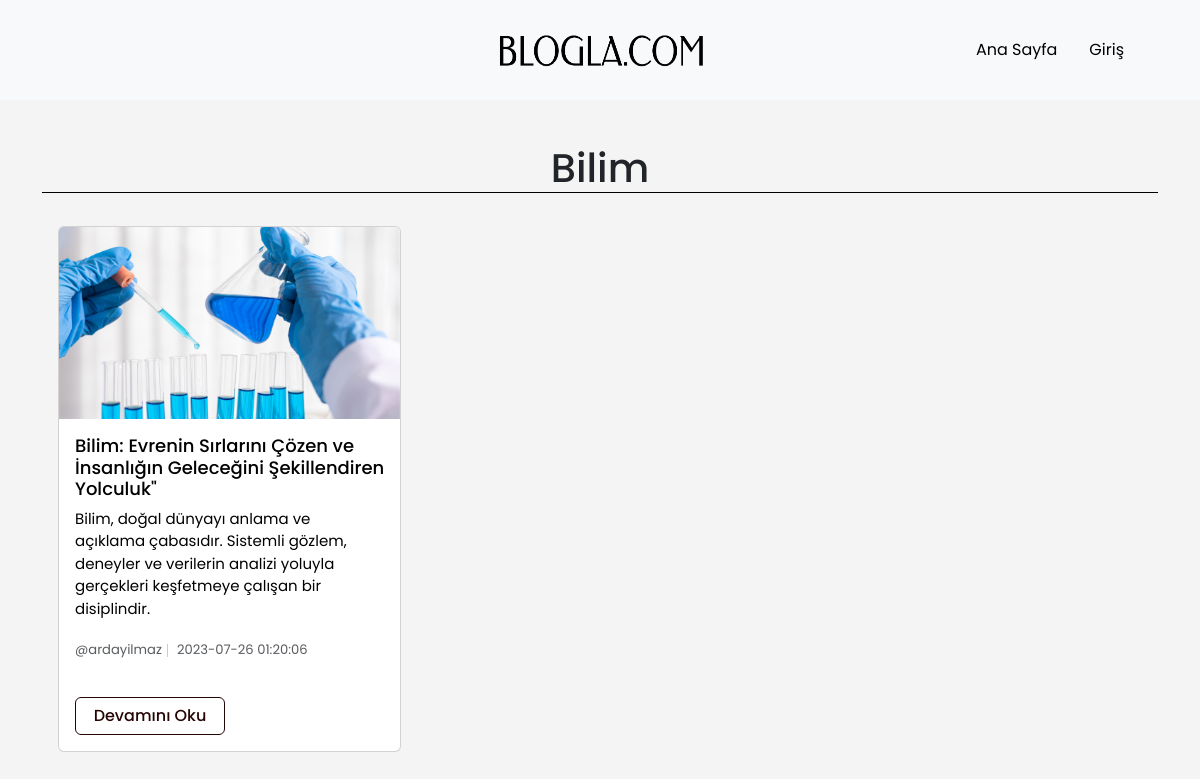
Screenshot of /pages/kategori.php?kategori_id=1 with the database file from the repository.
### tables this page shows
CREATE TABLE `kategori` (
  `kategori_id` int(11) NOT NULL,
  `kategori_ad` varchar(30) NOT NULL
);

CREATE TABLE `blog_yazi` (
  `icerik_id` int(11) NOT NULL,
  `baslik` varchar(80) NOT NULL,
  `icerik` text NOT NULL,
  `aciklama` text NOT NULL,
  `dosya` varchar(355) NOT NULL,
  `kategori` int(11) NOT NULL,
  `yayinlanma_tarihi` datetime NOT NULL DEFAULT current_timestamp(),
  `yazar` varchar(50) NOT NULL,
  `yayinlayan_kullanici` int(11) NOT NULL
);

### pages/kategori.php (the view, shortened to what this page needs)
<?php
include '../include/header.php';
$kategori_id = $_GET['kategori_id'];
$sorgu = $db->prepare('SELECT * FROM blog_yazi WHERE kategori = ?');
$sorgu->execute([$kategori_id]);
$kategori_icerikler = $sorgu->fetchAll(PDO::FETCH_ASSOC);
$stmt = $db->prepare("SELECT kategori_ad FROM kategori WHERE kategori_id = :kategori_id");
$stmt->bindParam(':kategori_id', $kategori_id);
$stmt->execute();
if ($stmt->rowCount() > 0) {
    $row = $stmt->fetch(PDO::FETCH_ASSOC);
    $kategori_ad = $row["kategori_ad"];
} else {
    $kategori_ad = "Kategori bulunamadı";
}
?>
<!DOCTYPE html>
<html lang="en">
<head>
    <link rel="stylesheet" href="https://cdnjs.cloudflare.com/ajax/libs/bootstrap/5.3.0/css/bootstrap.min.css" />
    <link rel="stylesheet" href="../assets/css/stil.css?v=6">
    <link rel="stylesheet" href="../assets/css/kategori.css?v=7">
    <link rel="stylesheet" href="../assets/css/header.css?v=10">
</head>
<body>
    <div class="container py-4">
    <div class="heading">
        <h1><?php echo $kategori_ad; ?></h1>
        </div>
        <div class="row row-cols-1 row-cols-md-3 g-4 ms-1">
            <?php foreach ($kategori_icerikler as $icerik) : ?>
                <div class="col">
                    <div class="card mb-2">
                        <a href="post.php?icerik_id=<?php echo $icerik['icerik_id']; ?>">
                            <img src="../assets/images/<?php echo $icerik['dosya']; ?>" class="card-img-top" alt="...">
                        </a>
                        <div class="card-body">
                            <a href="post.php?icerik_id=<?php echo $icerik['icerik_id']; ?>">
                                <h5 class="card-title"><?php echo $icerik['baslik']; ?></h5>
                            </a>
                            <a href="post.php?icerik_id=<?php echo $icerik['icerik_id']; ?>">
                                <p class="card-text"><?php echo $icerik['aciklama']; ?></p>
                            </a>
                            <p class="card-text" id="yazartarih"> <small class="text-body-secondary">
                                    <a class="yazaradi" href="kullanici_blog.php?yayinlayan_kullanici=<?php echo $icerik['yayinlayan_kullanici']; ?>">
                                        @<?php echo $icerik['yazar']; ?> </a>
                                    <span class="separator"></span> <?php echo $icerik['yayinlanma_tarihi']; ?>
                                </small>
                            </p>
                            <a href="post.php?icerik_id=<?php echo $icerik['icerik_id']; ?>" class="btn btn-secondary">Devamını Oku</a>
                        </div>
                    </div>
                </div>
            <?php endforeach;  ?>
        </div>
</body>
</html>

### assets/css/header.css (style rules this page uses)
* { font-family: 'Poppins', sans-serif; text-decoration: none; }
.btn { border: none; }

### assets/css/stil.css (style rules this page uses)
* { font-family: 'Poppins', sans-serif; text-decoration: none; }
.container { height: 100vh; width: 100%; }

### assets/css/kategori.css (style rules this page uses)
* { font-family: 'Poppins', sans-serif; text-decoration: none; }
body { padding: 0; margin: 0; text-align: center; height: 100vh; width: 100%; background-color: #f4f4f4; }
.card-body { display: flex; flex-direction: column; justify-content: space-between; min-height: 100%; }
.card .card-body h5 { text-align: left; font-size: 18px; color: #000000; }
.card .card-body p { text-align: left; font-size: 15px; color: #000000; }
#yazartarih { margin-top: 18px; }
.card .card-body .btn { color: #270505; background-color: #ffffff; border: 1px solid #270505; font-weight: 500; margin-top: 20px; width: 150px; }
.card .card-body a { float: left; text-decoration: none; }
.card-img-top { object-fit: cover; max-width: 100%; max-height: 300px; }
.heading { padding-bottom: 25px; padding-top: 20px; text-align: center; }
.heading h1 { border-bottom: 1px solid #000000; }
.container { height: 100vh; width: 2000px !important; }
.row { margin-right: 10px !important; }
.card-text a { margin-top: 2px; color: var(--bs-secondary-color); text-decoration: none; }

### rows the page displays
kategori: kategori_ad "Bilim"
blog_yazi: dosya (picture), baslik "Bilim: Evrenin Sırlarını Çözen ve İnsanlığın Geleceğini Şekillendiren Yolculuk\"", aciklama "Bilim, doğal dünyayı anlama ve açıklama çabasıdır. Sistemli gözlem, deneyler ve verilerin analizi yoluyla gerçekleri keşfetmeye çalışan bir disiplindir.", yazar "ardayilmaz", yayinlanma_tarihi "2023-07-26 01:20:06"
